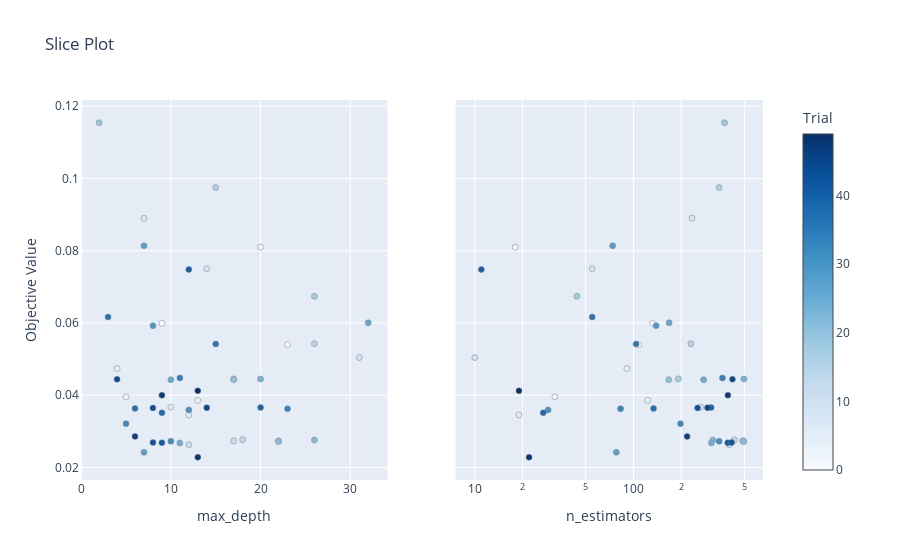

Here is the notebook cell this chart was saved with:
### Code cell
# Visualize slice plot
vis.plot_slice(study, params=["n_estimators", "max_depth"])

### Figure 1 — Plotly figure (JSON) as saved in the notebook; plotly's stock layout.template omitted (floating-point values rounded to 4 significant figures)
{"data": [{"marker": {"color": [0, 1, 2, 3, 4, 5, 6, 7, 8, 9, 10, 11, 12, 13, 14, 15, 16, 17, 18, 19, 20, 21, 22, 23, 24, 25, 26, 27, 28, 29, 30, 31, 32, 33, 34, 35, 36, 37, 38, 39, 40, 41, 42, 43, 44, 45, 46, 47, 48, 49], "colorbar": {"title": {"text": "Trial"}, "x": 1, "xpad": 40}, "colorscale": [[0, "rgb(247,251,255)"], [0.125, "rgb(222,235,247)"], [0.25, "rgb(198,219,239)"], [0.375, "rgb(158,202,225)"], [0.5, "rgb(107,174,214)"], [0.625, "rgb(66,146,198)"], [0.75, "rgb(33,113,181)"], [0.875, "rgb(8,81,156)"], [1, "rgb(8,48,107)"]], "line": {"color": "Grey", "width": 0.5}, "showscale": true}, "mode": "markers", "name": "Feasible Trial", "showlegend": false, "type": "scatter", "x": [9, 23, 20, 5, 13, 4, 12, 10, 7, 14, 31, 12, 17, 18, 22, 26, 15, 17, 26, 2, 17, 22, 26, 20, 11, 10, 32, 7, 7, 8, 12, 10, 5, 23, 11, 15, 3, 6, 9, 20, 12, 9, 8, 8, 4, 14, 6, 9, 13, 13], "xaxis": "x", "y": [0.0599, 0.05399, 0.08098, 0.03954, 0.0386, 0.04736, 0.03455, 0.03671, 0.08901, 0.07503, 0.05042, 0.0263, 0.02735, 0.02769, 0.02738, 0.05428, 0.0975, 0.04452, 0.0674, 0.1154, 0.0443, 0.02719, 0.02758, 0.04449, 0.0268, 0.0443, 0.06005, 0.02419, 0.08136, 0.05927, 0.03593, 0.02727, 0.03212, 0.03625, 0.04479, 0.05419, 0.06166, 0.03634, 0.03514, 0.03659, 0.07481, 0.02685, 0.02691, 0.03649, 0.04442, 0.03655, 0.0286, 0.04001, 0.02283, 0.04123], "yaxis": "y"}, {"marker": {"color": [0, 1, 2, 3, 4, 5, 6, 7, 8, 9, 10, 11, 12, 13, 14, 15, 16, 17, 18, 19, 20, 21, 22, 23, 24, 25, 26, 27, 28, 29, 30, 31, 32, 33, 34, 35, 36, 37, 38, 39, 40, 41, 42, 43, 44, 45, 46, 47, 48, 49], "colorbar": {"title": {"text": "Trial"}, "x": 1, "xpad": 40}, "colorscale": [[0, "rgb(247,251,255)"], [0.125, "rgb(222,235,247)"], [0.25, "rgb(198,219,239)"], [0.375, "rgb(158,202,225)"], [0.5, "rgb(107,174,214)"], [0.625, "rgb(66,146,198)"], [0.75, "rgb(33,113,181)"], [0.875, "rgb(8,81,156)"], [1, "rgb(8,48,107)"]], "line": {"color": "Grey", "width": 0.5}, "showscale": false}, "mode": "markers", "name": "Feasible Trial", "showlegend": false, "type": "scatter", "x": [132, 108, 18, 32, 123, 91, 19, 265, 234, 55, 10, 402, 490, 433, 489, 230, 347, 192, 44, 375, 167, 497, 317, 497, 310, 277, 168, 78, 74, 139, 29, 347, 198, 83, 364, 104, 55, 134, 27, 309, 11, 393, 416, 254, 421, 293, 218, 394, 22, 19], "xaxis": "x2", "y": [0.0599, 0.05399, 0.08098, 0.03954, 0.0386, 0.04736, 0.03455, 0.03671, 0.08901, 0.07503, 0.05042, 0.0263, 0.02735, 0.02769, 0.02738, 0.05428, 0.0975, 0.04452, 0.0674, 0.1154, 0.0443, 0.02719, 0.02758, 0.04449, 0.0268, 0.0443, 0.06005, 0.02419, 0.08136, 0.05927, 0.03593, 0.02727, 0.03212, 0.03625, 0.04479, 0.05419, 0.06166, 0.03634, 0.03514, 0.03659, 0.07481, 0.02685, 0.02691, 0.03649, 0.04442, 0.03655, 0.0286, 0.04001, 0.02283, 0.04123], "yaxis": "y2"}], "layout": {"title": {"text": "Slice Plot"}, "xaxis": {"anchor": "y", "domain": [0, 0.45], "title": {"text": "max_depth"}}, "xaxis2": {"anchor": "y2", "domain": [0.55, 1], "title": {"text": "n_estimators"}, "type": "log"}, "yaxis": {"anchor": "x", "domain": [0, 1], "title": {"text": "Objective Value"}}, "yaxis2": {"anchor": "x2", "domain": [0, 1], "matches": "y", "showticklabels": false}}}
